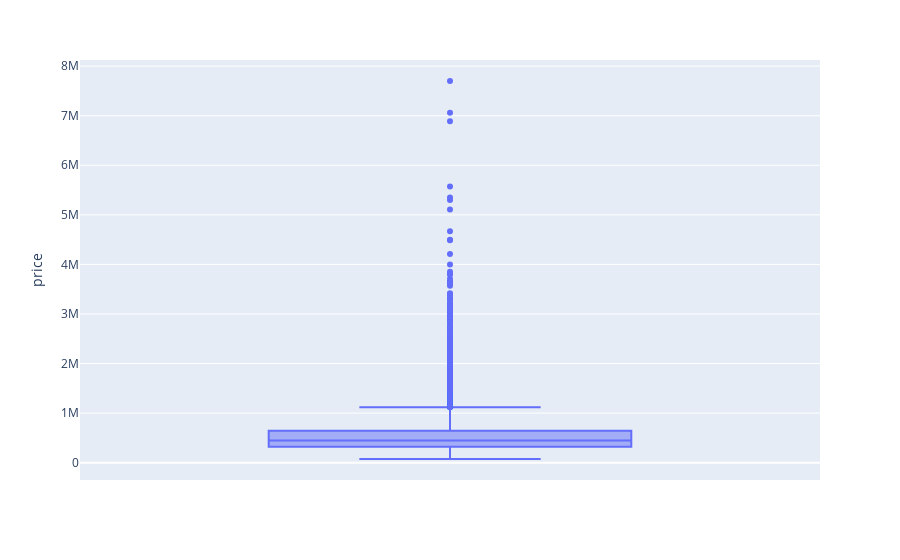

The notebook cell this image was saved under:
### Code cell
# Box plot to identify outliers in house prices
px.box(data, y='price')

### Figure 1 — Plotly figure (JSON) as saved in the notebook; plotly's stock layout.template omitted (floating-point values rounded to 4 significant figures; data arrays with more than 128 entries replaced by an {"elided": "..."} marker saying what was removed)
{"data": [{"alignmentgroup": "True", "hovertemplate": "price=%{y}<extra></extra>", "legendgroup": "", "marker": {"color": "#636efa"}, "name": "", "notched": false, "offsetgroup": "", "orientation": "v", "showlegend": false, "type": "box", "x0": " ", "xaxis": "x", "y": {"elided": "21613 float values"}, "y0": " ", "yaxis": "y"}], "layout": {"boxmode": "group", "legend": {"tracegroupgap": 0}, "margin": {"t": 60}, "xaxis": {"anchor": "y", "domain": [0, 1]}, "yaxis": {"anchor": "x", "domain": [0, 1], "title": {"text": "price"}}}}
